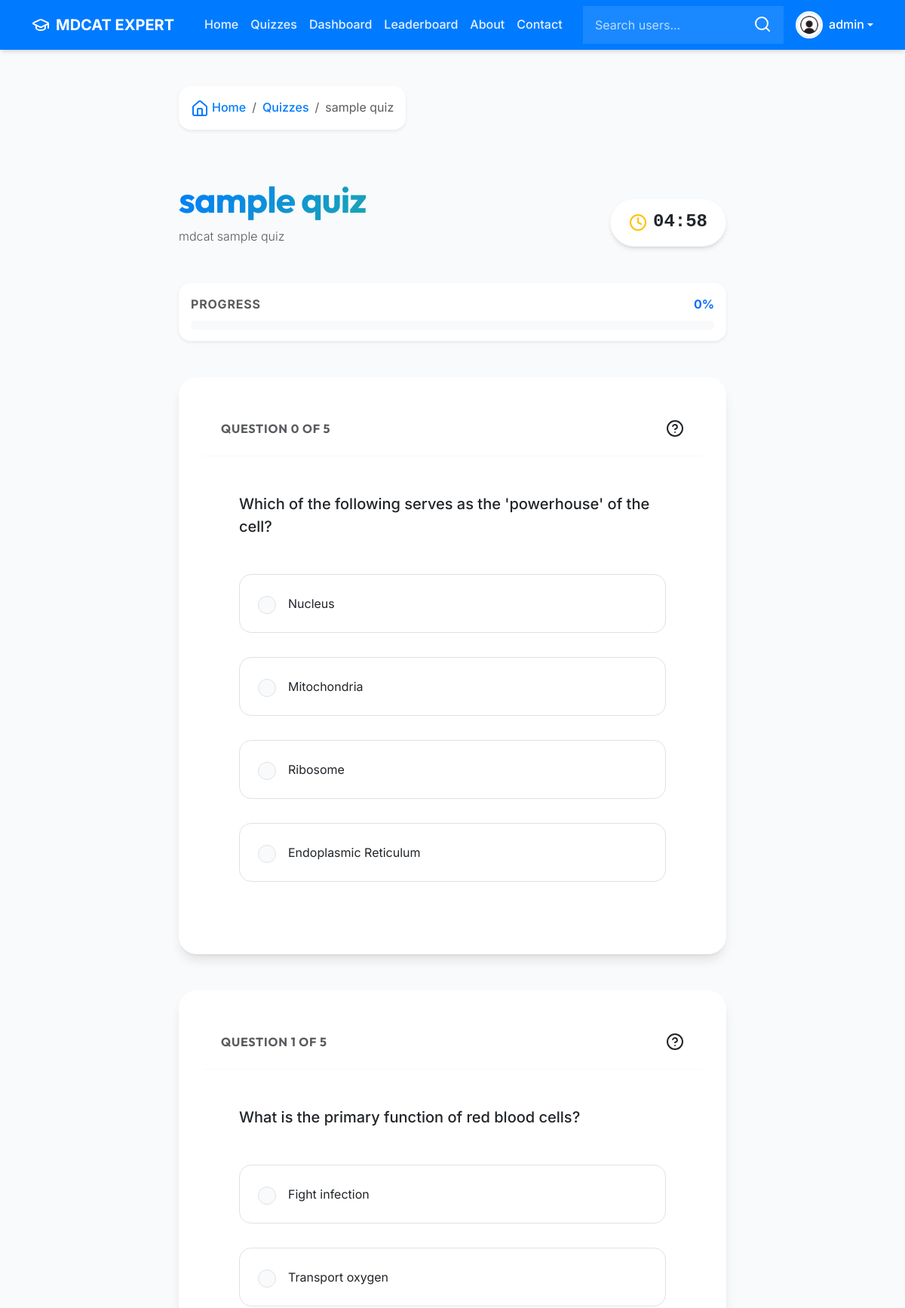
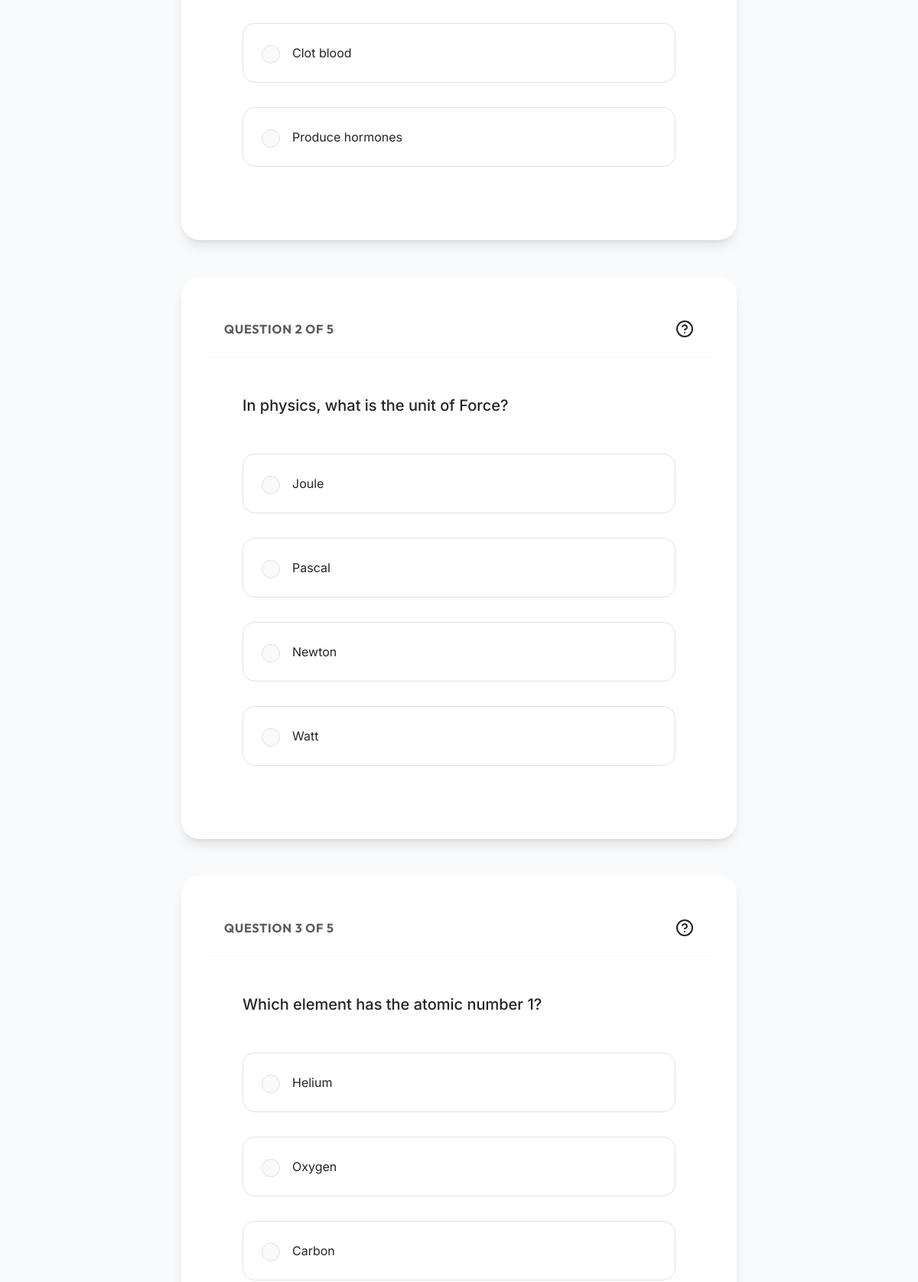
/quiz/1 (signed in, upper part), run on the app's committed database (2 pictures, top to bottom).
### account/models.py (models this page shows, shortened)
class Profile(models.Model):
    user=models.OneToOneField(User,on_delete=models.CASCADE,null=True,verbose_name='User Object')
    bio=models.TextField(blank=True,null=True)
    profile_img=models.ImageField(upload_to='profile_images',default='user.jpg',blank=True,null=True,verbose_name='Profile picture')
    location=models.CharField(max_length=100,blank=True,null=True)
    GENDER=(
        ('Male','Male'),
        ('Female','Female'),
        ('Other','Other')
    )
    gender=models.CharField(max_length=6, choices=GENDER,blank=True,null=True)

### quiz/models.py (models this page shows, shortened)
class Quiz(models.Model):
    title=models.CharField(max_length=255)
    description=models.TextField(blank=True)
    category=models.ForeignKey(Category,on_delete=models.CASCADE)
    quiz_file=models.FileField(upload_to='quiz/', blank=True, null=True)
    created_at=models.DateTimeField(auto_now_add=True)
    updated_at=models.DateTimeField(auto_now=True)

class Question(models.Model):
    quiz=models.ForeignKey(Quiz,on_delete=models.CASCADE)
    text=models.TextField()
    explanation=models.TextField(blank=True,null=True)
    image=models.ImageField(upload_to='questions/',blank=True,null=True)
    ai_explanation=models.TextField(blank=True,null=True)
    ai_generated_at=models.DateTimeField(blank=True,null=True)
    ai_cost=models.DecimalField(max_digits=10, decimal_places=6, blank=True, null=True)  # Cost in USD
    ai_model=models.CharField(max_length=100, blank=True, null=True)
    ai_error=models.TextField(blank=True, null=True)  # Store error messages if generation fails

class Choice(models.Model):
    question=models.ForeignKey(Question,on_delete=models.CASCADE)
    text=models.CharField(max_length=255)
    is_correct=models.BooleanField(default=False)

### quiz/views.py (the view, shortened to what this page needs)
# urls.py: path('<int:quiz_id>',views.quiz_view,name='quiz'),
@login_required(login_url='login')
def quiz_view(request, quiz_id):
    user_object = get_object_or_404(User, username=request.user)
    user_profile = get_object_or_404(Profile, user=user_object)
    quiz = Quiz.objects.filter(id=quiz_id).first()
    if quiz is None:
        return redirect('all_quiz')
    total_questions = quiz.question_set.all().count()
    questions = quiz.question_set.all()
    context = {
        "user_profile": user_profile,
        "quiz": quiz,
        "questions": questions,
        "show_explanation": False,  # Do not show explanations initially
        "user_answers": {},  # Empty dict for GET
        "total_questions": total_questions,
    }
    review_flag = request.GET.get('review')
    retake_flag = request.GET.get('retake')
    if review_flag == '1':
        latest_submission = QuizSubmission.objects.filter(user=request.user, quiz=quiz).order_by('-submitted_at').first()
        context.update({
            "show_explanation": True,
            "score": latest_submission.score if latest_submission else None,
            "total_questions": total_questions,
            "user_answers": {}  # per-question answers not stored
        })
    elif retake_flag == '1':
        context.update({
            "show_explanation": False,
            "user_answers": {},
            "total_questions": total_questions
        })
    else:
        context.update({
            "total_questions": total_questions
        })
    logger.debug(f"Quiz view context: {context.keys()}")
    return render(request, 'quiz.html', context)

### templates/quiz.html (shortened to what this page needs)
{% extends 'index.html' %}
{% load quiz_tags %}
{% block content %}
<div class="container quiz-container py-5">
    <div class="row justify-content-center">
        <div class="col-lg-10">
            <nav aria-label="breadcrumb" class="mb-5 fade-in-up" style="animation-delay: 0.1s;">
                <ol class="breadcrumb bg-white p-3 rounded-xl shadow-sm d-inline-flex">
                    <li class="breadcrumb-item"><a href="{% url 'home' %}" class="text-decoration-none fw-medium"><i
                                data-lucide="home" size="14" class="me-1 d-inline-block align-text-top"></i>Home</a>
                    </li>
                    <li class="breadcrumb-item"><a href="{% url 'all_quiz' %}"
                            class="text-decoration-none fw-medium">Quizzes</a></li>
                    <li class="breadcrumb-item active text-muted" aria-current="page">{{ quiz.title }}</li>
                </ol>
            </nav>
            <div class="d-flex justify-content-between align-items-end flex-wrap gap-3 mb-5 fade-in-up"
                style="animation-delay: 0.2s;">
                <div>
                    <h1 class="display-5 fw-bold mb-2 text-gradient">{{ quiz.title }}</h1>
                    <p class="lead text-muted mb-0 fs-6">{{ quiz.description }}</p>
                </div>
                <div class="timer-display shadow-md border border-light" id="timer" role="timer" aria-live="polite"
                    aria-atomic="true">
                    <i data-lucide="clock" class="text-warning"></i>
                    <span id="timer-text" class="font-monospace fs-4 text-dark">00:00</span>
                </div>
            </div>
            <div class="card border-0 shadow-sm p-3 mb-5 rounded-xl fade-in-up"
                style="animation-delay: 0.3s; background: var(--bg-surface);">
                <div class="d-flex justify-content-between mb-2">
                    <span class="text-xs fw-bold text-uppercase text-muted tracking-wider">Progress</span>
                    <span class="text-xs fw-bold text-primary" id="progress-text">0%</span>
                </div>
                <div class="progress rounded-pill bg-light" style="height: 12px;" role="progressbar"
                    aria-label="Quiz progress" aria-valuenow="0" aria-valuemin="0" aria-valuemax="100">
                </div>
            </div>
            <form action="" method="post" id="quiz-form">
                <div class="questions">
                    {% for question in quiz.question_set.all %}
                    <div class="question-card card border-0 shadow-md mb-5 overflow-hidden rounded-2xl fade-in-up"
                        style="--delay: {{ forloop.counter0 }}; animation-delay: calc(var(--delay) * 0.1s);"
                        id="question-{{ forloop.counter0 }}">
                        <div
                            class="card-header bg-white border-bottom border-light p-4 d-flex align-items-center justify-content-between">
                            <h5 class="mb-0 text-muted fs-6 fw-bold text-uppercase tracking-wider">
                                Question {{ forloop.counter0 }} of {{ total_questions }}
                            </h5>
                            <i data-lucide="help-circle" class="text-primary-light" size="20"></i>
                        </div>
                        <div class="card-body p-4 p-lg-5">
                            <p class="card-text fs-5 mb-5 fw-medium text-dark lh-base">{{ question.text }}</p>
                            <div class="d-flex flex-column gap-3">
                                {% for option in question.choice_set.all %}
                                <label
                                    class="option-label position-relative d-flex align-items-center p-4 rounded-xl border transition-all cursor-pointer group"
                                    for="option-{{ option.id }}">
                                    <div class="form-check d-flex align-items-center w-100 m-0">
                                        <input class="form-check-input me-3 option-input flex-shrink-0"
                                            style="width: 1.5em; height: 1.5em;" value="{{ option.text }}" type="radio"
                                            name="{{ question.id }}" id="option-{{ option.id }}" {% with
                                            answer=user_answers|get_item:question.id %} {% endwith %>
                                        <span class="fs-6">{{ option.text }}</span>
                                    </div>
                                    {% if show_explanation and option.is_correct %}
                                </label>
                                {% endfor %}
                            </div>
                        </div>
                    </div>
                    {% endfor %}
                </div>
            </form>
        </div>
    </div>
</div>
{% endblock content %}

### templates/components/navbar.html (shortened to what this page needs)
<nav class="navbar navbar-expand-lg navbar-dark bg-primary navbar-sticky" id="mainNavbar">
    <div class="container">
        <a class="navbar-brand fw-bold d-flex align-items-center gap-2" href="{% url 'home' %}">
            <i data-lucide="graduation-cap" class="text-white"></i>
            <span>MDCAT EXPERT</span>
        </a>
        <div class="collapse navbar-collapse" id="navbarSupportedContent">
            <ul class="navbar-nav me-auto mb-2 mb-lg-0 ms-lg-3">
                <li class="nav-item">
                    <a class="nav-link {% if request.resolver_match.url_name == 'home' %}active{% endif %}" aria-current="page" href="{% url 'home' %}">Home</a>
                </li>
                <li class="nav-item">
                    <a class="nav-link {% if request.resolver_match.url_name == 'all_quiz' %}active{% endif %}" href="{% url 'all_quiz'%}">Quizzes</a>
                </li>
                {% if request.user.is_authenticated %}
                <li class="nav-item">
                    <a class="nav-link {% if request.resolver_match.url_name == 'dashboard' or request.resolver_match.url_name == 'profile' %}active{% endif %}" href="{% url 'dashboard' %}">Dashboard</a>
                </li>
                {% endif %}
                <li class="nav-item">
                    <a class="nav-link {% if request.resolver_match.url_name == 'leaderboard' %}active{% endif %}" href="{% url 'leaderboard' %}">Leaderboard</a>
                </li>
                <li class="nav-item">
                    <a class="nav-link {% if request.resolver_match.url_name == 'about' %}active{% endif %}" href="{% url 'about' %}">About</a>
                </li>
                <li class="nav-item">
                    <a class="nav-link {% if request.resolver_match.url_name == 'contact' %}active{% endif %}" href="{% url 'contact' %}">Contact</a>
                </li>
            </ul>
            <form class="d-flex me-3 position-relative" role="search" method="GET" action="{% url 'search-users' %}">
                <div class="input-group">
                    <input class="form-control border-0 bg-white bg-opacity-10 text-white placeholder-white" type="text"
                        name="q" placeholder="Search users..." aria-label="Search users"
                        style="color: white !important;">
                    <button class="btn btn-link text-white pe-3" type="submit" aria-label="Search"
                        style="position: absolute; right: 0; z-index: 5;">
                        <i data-lucide="search" size="18"></i>
                    </button>
                </div>
            </form>
            <div class="d-flex align-items-center gap-3">
                {% if request.user.is_authenticated %}
                <div class="dropdown">
                    <a href="#" class="d-flex align-items-center text-decoration-none dropdown-toggle text-white"
                        id="profileDropdown" data-bs-toggle="dropdown" aria-expanded="false">
                        <img src="{{request.user.profile.profile_img.url}}"
                            class="rounded-circle me-2 border border-2 border-white" width="36" height="36"
                            style="object-fit: cover;" alt="{{request.user.username}}'s profile picture">
                        <span class="d-none d-md-inline fw-medium">{{request.user.username}}</span>
                    </a>
                </div>
                {% else %}
                <div class="d-flex gap-2">
                    <a href="{% url 'login' %}"
                        class="btn btn-outline-white text-white border-white btn-sm px-3">Login</a>
                    <a href="{% url 'register' %}" class="btn btn-light text-primary fw-bold btn-sm px-3">Sign Up</a>
                </div>
                {% endif %}
            </div>
        </div>
    </div>
</nav>

### data on the page
Quiz: title "sample quiz", description "mdcat sample quiz"
Question: total_questions "5", text "Which of the following serves as the 'powerhouse' of the cell?"
Choice: text "☐ Nucleus", text "Nucleus"
Choice: text "☐ Mitochondria Mitochondria", text "Mitochondria"
Choice: text "☐ Ribosome", text "Ribosome"
Choice: text "☐ Endoplasmic Reticulum", text "Endoplasmic Reticulum"
Question: total_questions "5", text "What is the primary function of red blood cells?"
Choice: text "☐ Fight infection", text "Fight infection"
Choice: text "☐ Transport oxygen Transport oxy", text "Transport oxygen"
Choice: text "☐ Clot blood", text "Clot blood"
Choice: text "☐ Produce hormones", text "Produce hormones"
Question: total_questions "5", text "In physics, what is the unit of Force?"
Choice: text "☐ Joule", text "Joule"
Choice: text "☐ Pascal", text "Pascal"
Choice: text "☐ Newton Newton", text "Newton"
Choice: text "☐ Watt", text "Watt"
Question: total_questions "5", text "Which element has the atomic number 1?"
Choice: text "☐ Helium", text "Helium"
Choice: text "☐ Oxygen", text "Oxygen"
Choice: text "☐ Carbon", text "Carbon"

### other printed values
{{ request.user.username }} "admin"
